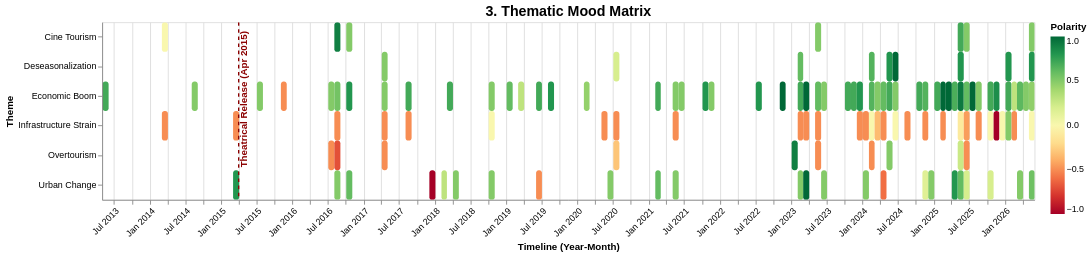

Write the Vega-Lite specification saved for this chart.
### Vega-Lite specification from a JSON file in a GitHub repository (floating-point values rounded to 4 significant figures; data arrays with more than 128 entries replaced by an {"elided": "..."} marker saying what was removed)
{"config": {"view": {"continuousWidth": 300, "continuousHeight": 300}}, "layer": [{"data": {"name": "data-87f93800cda59b952fe9a847902945e5"}, "mark": {"type": "rect", "cornerRadius": 3}, "encoding": {"color": {"field": "Topic_Sentiment", "legend": {"title": "Polarity"}, "scale": {"domain": [-1, 1], "scheme": "redyellowgreen"}, "type": "quantitative"}, "tooltip": [{"field": "Date", "type": "temporal"}, {"field": "Narrative_Topic", "type": "nominal"}, {"field": "Topic_Sentiment", "format": ".2f", "type": "quantitative"}], "x": {"axis": {"format": "%b %Y", "labelAngle": -45}, "field": "Date", "timeUnit": "yearmonth", "title": "Timeline (Year-Month)", "type": "temporal"}, "y": {"field": "Narrative_Topic", "title": "Theme", "type": "nominal"}}, "name": "view_1d767570be5db1a7_0"}, {"data": {"name": "data-8885bbcc83f007aaea30233e880135bc"}, "mark": {"type": "rule", "size": 1.5, "strokeDash": [4, 4]}, "encoding": {"color": {"field": "Color", "scale": null, "type": "nominal"}, "x": {"field": "Date", "timeUnit": "yearmonth", "type": "temporal"}}}, {"data": {"name": "data-8885bbcc83f007aaea30233e880135bc"}, "mark": {"type": "text", "align": "right", "angle": 270, "baseline": "top", "dx": 5, "fontSize": 11, "fontWeight": "bold"}, "encoding": {"color": {"field": "Color", "scale": null, "type": "nominal"}, "text": {"field": "Event", "type": "nominal"}, "x": {"field": "Date", "timeUnit": "yearmonth", "type": "temporal"}, "y": {"value": 15}}}], "height": 200, "params": [{"name": "param_1e9efca18e7a2868", "select": {"type": "interval", "encodings": ["x", "y"]}, "bind": "scales", "views": ["view_1d767570be5db1a7_0"]}], "title": {"text": "3. Thematic Mood Matrix", "fontSize": 16}, "width": 1050, "$schema": "https://vega.github.io/schema/vega-lite/v6.4.1.json", "datasets": {"data-87f93800cda59b952fe9a847902945e5": {"elided": "132 records"}, "data-8885bbcc83f007aaea30233e880135bc": [{"Date": "2015-04-22T00:00:00", "Event": "Theatrical Release (Apr 2015)", "Color": "#8B0000"}]}}
